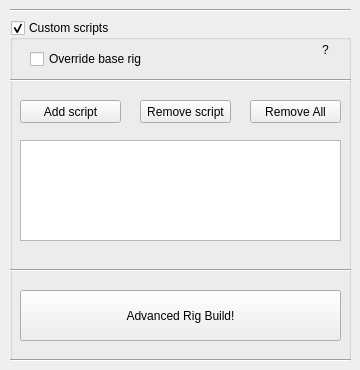
     <widget class="QWidget" name="tab_4">
      <attribute name="title">
       <string>Advanced</string>
      </attribute>
      <widget class="QGroupBox" name="groupBox_3">
       <property name="geometry">
        <rect>
         <x>10</x>
         <y>20</y>
         <width>341</width>
         <height>341</height>
        </rect>
       </property>
       <property name="title">
        <string>Custom scripts</string>
       </property>
       <property name="checkable">
        <bool>true</bool>
       </property>
       <widget class="QCheckBox" name="overrideRig_btn">
        <property name="geometry">
         <rect>
          <x>20</x>
          <y>30</y>
          <width>161</width>
          <height>18</height>
         </rect>
        </property>
        <property name="text">
         <string>Override base rig</string>
        </property>
       </widget>
       <widget class="QPushButton" name="AddScript_btn">
        <property name="geometry">
         <rect>
          <x>10</x>
          <y>80</y>
          <width>101</width>
          <height>23</height>
         </rect>
        </property>
        <property name="text">
         <string>Add script</string>
        </property>
       </widget>
       <widget class="QPushButton" name="removeScript_btn">
        <property name="geometry">
         <rect>
          <x>130</x>
          <y>80</y>
          <width>91</width>
          <height>23</height>
         </rect>
        </property>
        <property name="text">
         <string>Remove script</string>
        </property>
       </widget>
       <widget class="QListWidget" name="scriptLists_list">
        <property name="geometry">
         <rect>
          <x>10</x>
          <y>120</y>
          <width>321</width>
          <height>101</height>
         </rect>
        </property>
        <property name="dragDropMode">
         <enum>QAbstractItemView::NoDragDrop</enum>
        </property>
       </widget>
       <widget class="QPushButton" name="advancedRig_btn">
        <property name="geometry">
         <rect>
          <x>10</x>
          <y>270</y>
          <width>321</width>
          <height>51</height>
         </rect>
        </property>
        <property name="text">
         <string>Advanced Rig Build!</string>
        </property>
       </widget>
       <widget class="QPushButton" name="aboutMe_btn">
        <property name="geometry">
         <rect>
          <x>300</x>
          <y>20</y>
          <width>31</width>
          <height>20</height>
         </rect>
        </property>
        <property name="styleSheet">
         <string notr="true">QPushButton {
    border-radius: 2px;
}</string>
        </property>
        <property name="text">
         <string>?</string>
        </property>
       </widget>
       <widget class="Line" name="line_6">
        <property name="geometry">
         <rect>
          <x>0</x>
          <y>50</y>
          <width>341</width>
          <height>20</height>
         </rect>
        </property>
        <property name="orientation">
         <enum>Qt::Horizontal</enum>
        </property>
       </widget>
       <widget class="Line" name="line_28">
        <property name="geometry">
         <rect>
          <x>0</x>
          <y>240</y>
          <width>341</width>
          <height>20</height>
         </rect>
        </property>
        <property name="orientation">
         <enum>Qt::Horizontal</enum>
        </property>
       </widget>
       <widget class="Line" name="line_7">
        <property name="geometry">
         <rect>
          <x>0</x>
          <y>330</y>
          <width>341</width>
          <height>20</height>
         </rect>
        </property>
        <property name="orientation">
         <enum>Qt::Horizontal</enum>
        </property>
       </widget>
       <widget class="QPushButton" name="removeScriptAll_btn">
        <property name="geometry">
         <rect>
          <x>240</x>
          <y>80</y>
          <width>91</width>
          <height>23</height>
         </rect>
        </property>
        <property name="text">
         <string>Remove All</string>
        </property>
       </widget>
      </widget>
      <widget class="Line" name="line_8">
       <property name="geometry">
        <rect>
         <x>10</x>
         <y>0</y>
         <width>341</width>
         <height>20</height>
        </rect>
       </property>
       <property name="orientation">
        <enum>Qt::Horizontal</enum>
       </property>
      </widget>
     </widget>
